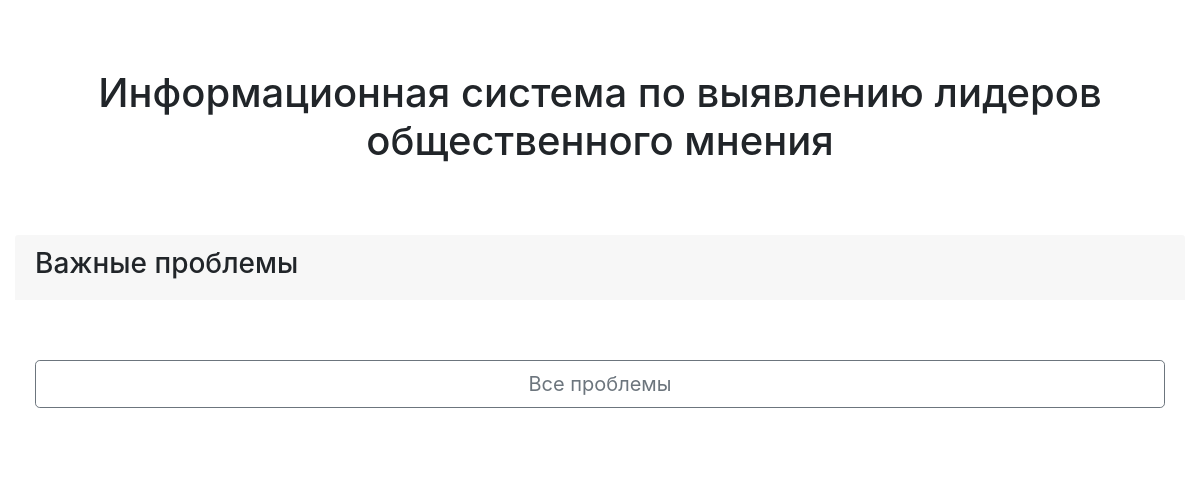
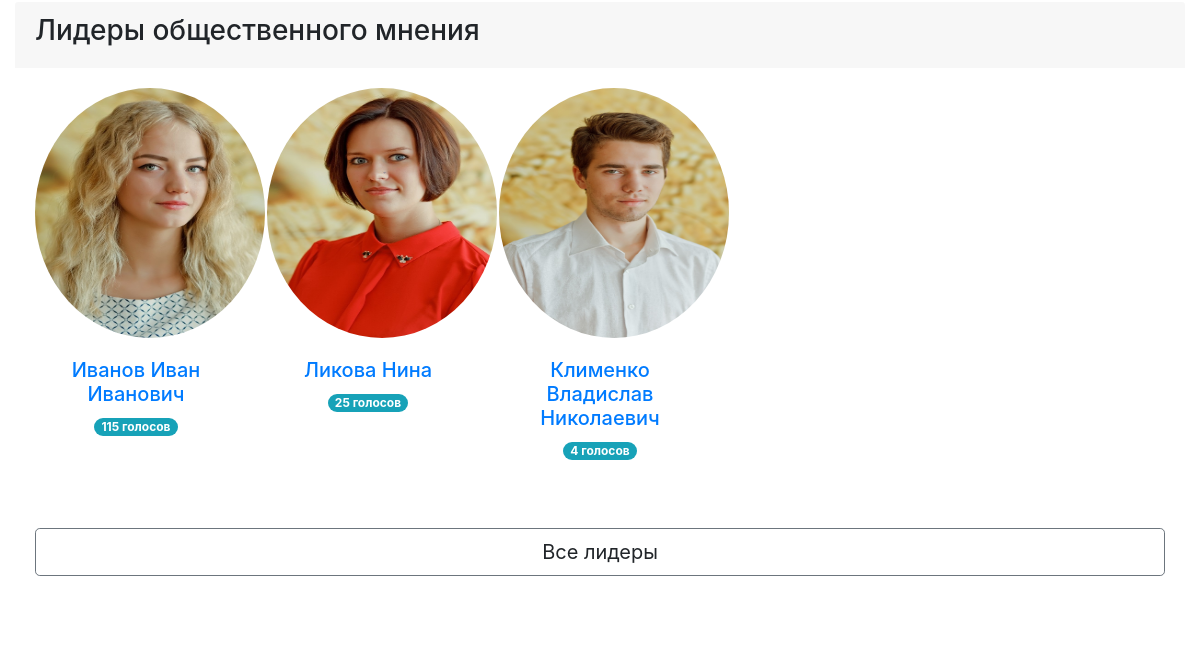
/ (middle part), run on an earlier commit of the app's database (2 pictures, top to bottom).
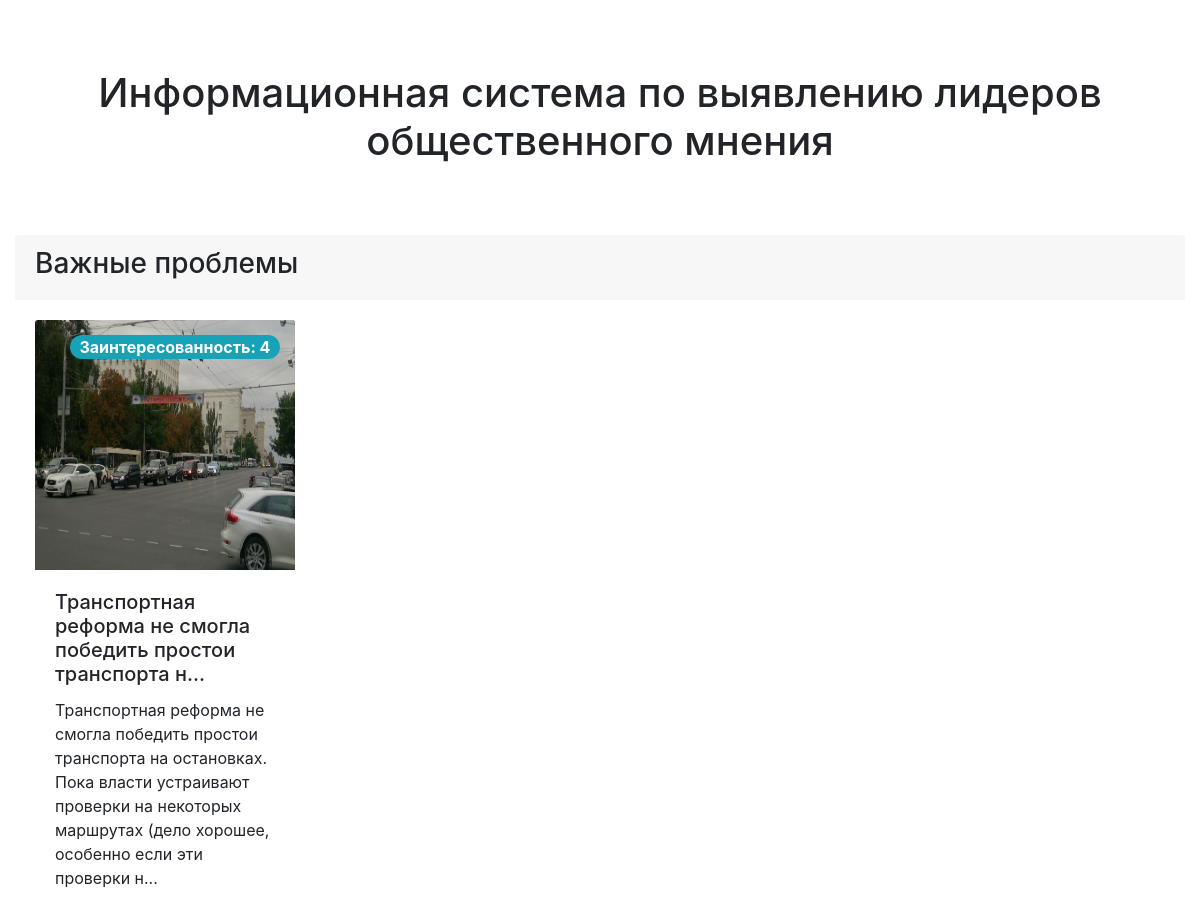
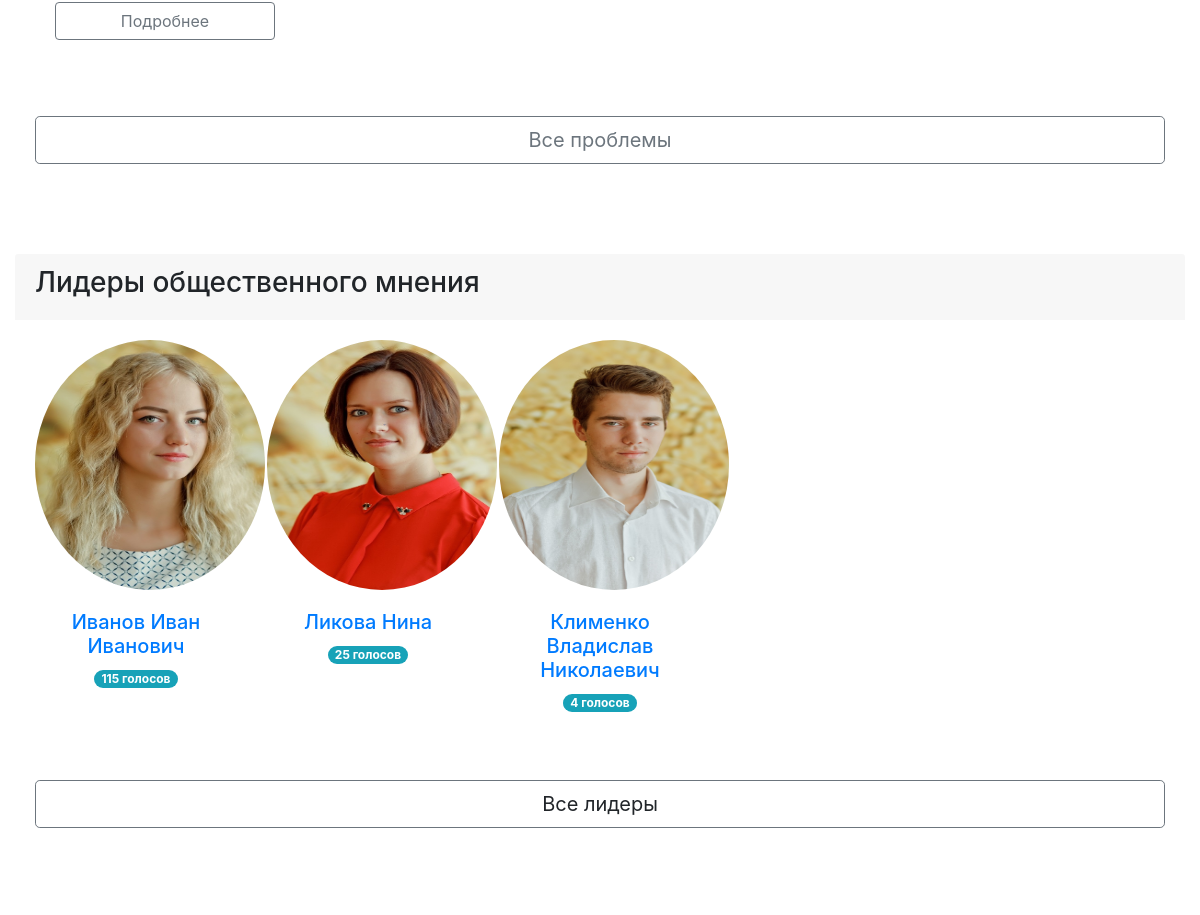
And on a later commit of the database (2 pictures, top to bottom).
### tables this page shows
CREATE TABLE `user` (
  `IDUser` int(11) NOT NULL,
  `Lastname` varchar(50) DEFAULT NULL,
  `Firstname` varchar(50) DEFAULT NULL,
  `Fathername` varchar(50) DEFAULT NULL,
  `BirstDate` date DEFAULT NULL,
  `EMail` varchar(100) NOT NULL,
  `Edu` varchar(50) NOT NULL DEFAULT 'нет',
  `Reiting` int(11) NOT NULL DEFAULT 0,
  `Status` varchar(100) NOT NULL DEFAULT 'Студент',
  `Tel` varchar(30) NOT NULL,
  `Photo` varchar(100) DEFAULT NULL,
  `Username` varchar(100) NOT NULL,
  `Passw` varchar(100) NOT NULL,
  `CountGolos` int(11) DEFAULT 1,
  `CountPeredano` int(11) DEFAULT 0,
  `PeredahoIDUser` int(11) DEFAULT NULL
);

CREATE TABLE `problems` (
  `IDProblem` int(11) NOT NULL,
  `IDUser` int(11) NOT NULL,
  `Nameproblem` varchar(300) NOT NULL,
  `Description` varchar(10000) NOT NULL,
  `Photo` varchar(255) NOT NULL,
  `Status` int(11) NOT NULL,
  `Rating` int(11) NOT NULL,
  `Level` varchar(60) NOT NULL
);

### Index.php (the view, shortened to what this page needs)
<?php
include('NavGuest.php');
?>
<div class="border-block"><center><h1>Информационная система по выявлению лидеров общественного мнения</h1></center></div>
<div class="container-fluid border-block">
	<div class="card border-0">
		<div class="card-header border-0">
			<h3>Важные проблемы</h3>
		</div>
		<div class="card-body">
			<div class="row row-cols-1 row-cols-sm-2 row-cols-md-4">
			<?php
				include("db.php");
				$sql=mysqli_query($db,"SELECT * FROM user INNER JOIN problems ON user.IDUser=problems.IDUser WHERE problems.Status=1 ORDER BY IDProblem DESC limit 4");
					while ($result=mysqli_fetch_array($sql)){
						echo'	<div class=col mb-3">
						<div >
							<img src="'.$result['Photo'].'" formaction="" class="card-img-top item-img" alt="...">
							<div class="card-body">';
								echo "<p class='badge badge-pill badge-info' style='position: absolute; top: 15px; right: 30px; font-size: 12pt;'>Заинтересованность: ".$result['Rating']."</p>";
								echo "<form  method='POST'>";
								echo '<h5 class="card-title">'.mb_strimwidth($result['Nameproblem'], 0, 63, "...").'</h5>';
								echo "<p class='card-text'>".mb_strimwidth($result['Description'], 0, 175, "...")."</p>";
								echo "<td><button type='submit' style='position: static; bottom: 0px;'class='btn btn-outline-secondary btn-block btn-block' formaction='ActualProblemsItem.php'  style='position: absolute; right: -5px; top: -15px;'>Подробнее</button></td>";
								echo "</form>";
						echo '</div>
					</div>
				</div>';
}
	echo 	'</div>
			<a type="button" href="actual_problems.html" class="btn btn-outline-secondary btn-lg btn-block border-button">Все проблемы</a>
		</div>
	</div>
</div>';
?>
<div class="container-fluid border-block">
	<div class="card border-0">
		<div class="card-header border-0">
			<h3>Лидеры общественного мнения</h3>
		</div>
		<div class="card-body">
			<div class="row row-cols-1 row-cols-sm-2 row-cols-md-5">
				<?php
				$sql=mysqli_query($db,"SELECT * FROM user WHERE Reiting > 0");
				while ($result=mysqli_fetch_array($sql)){
				echo"<div class='col mb-2'>";
				echo	"<a href='PersonalAccount.php'>";
				echo		"<div class='card border-0'>";
				echo			"<center>";
				echo				"<img src='".$result['Photo']."' class='rounded-circle img-lider-opinion'>";
				echo				"<div class='card-body'>";
				echo					"<h5 class='card-title'>".$result['Lastname'].' '.$result['Firstname'].' '.$result['Fathername']."</h5>";
				echo					"<span class='badge badge-pill badge-info'>".$result['Reiting']." голосов</span>";
				echo				"</div>";
				echo			"</center>";
				echo		"</div>";
				echo	"</a>";
				echo "</div>";
				}
				?>
			</div>
			<a type="button" class="btn btn-outline-secondary btn-lg btn-block border-button">Все лидеры</a>
		</div>
	</div>
</div>
</body>
</html>

What changed in the data, as far as the page shows it:
added problems: Rating "4", Nameproblem "Транспортная реформа не смогла победить простои транспорта н...", Description "Транспортная реформа не смогла победить простои транспорта на остановках. Пока власти устраивают проверки на некоторых маршрутах (дело хорошее, особенно если эти проверки н..."
